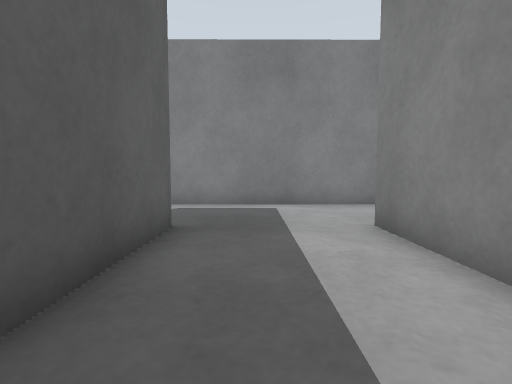
View 1 (above)

24 first-person views from a walk through a Gazebo world. The camera is 0.5 m above the floor, tilts 4° down and sees 85° across. Floor lines are 1 m apart. The floor is counted in squares, 0.5 m on a side. Each view is taken from the middle of a square. On the plan, view 1 faces up. The plan holds only what a view shows up to about 11 squares ahead; the rest is blank. The place goes on beyond the plan.

View 2
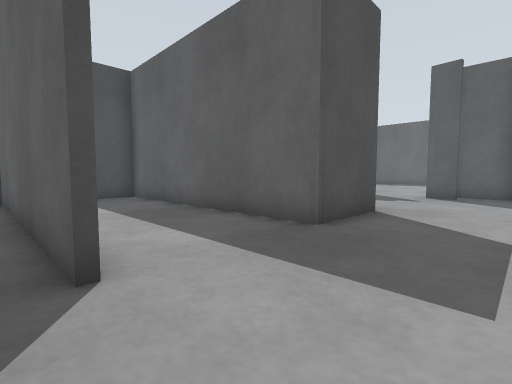

View 3
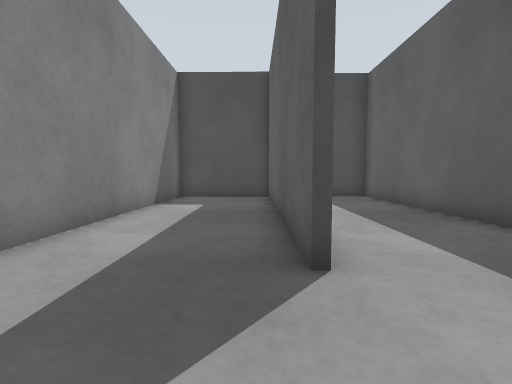

View 4
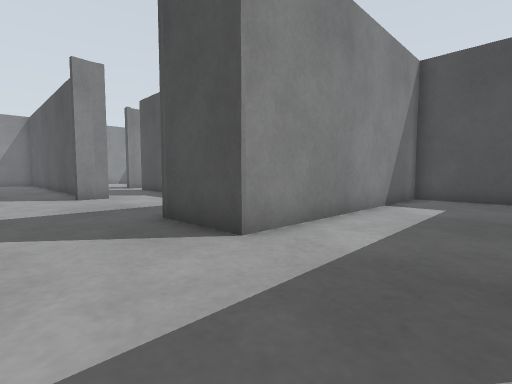

View 5
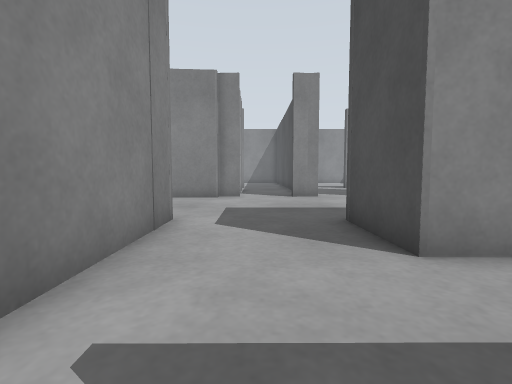

View 6
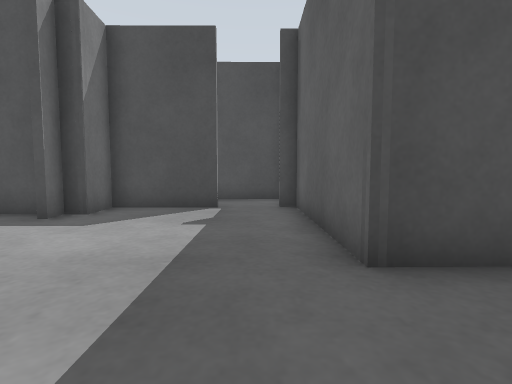

View 7
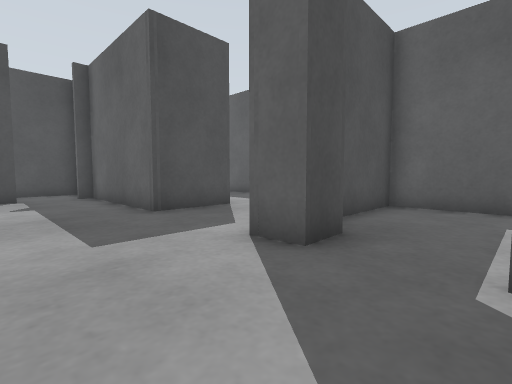

View 8
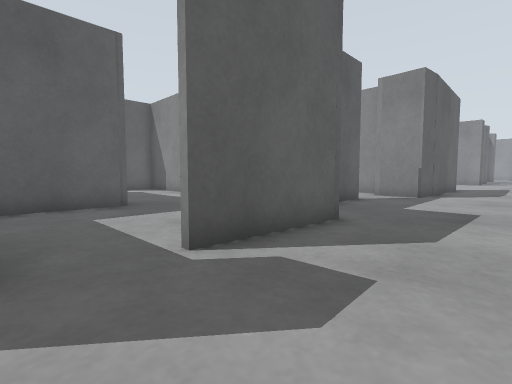

View 9
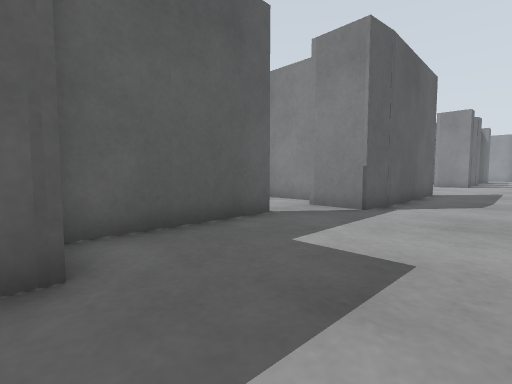

View 10
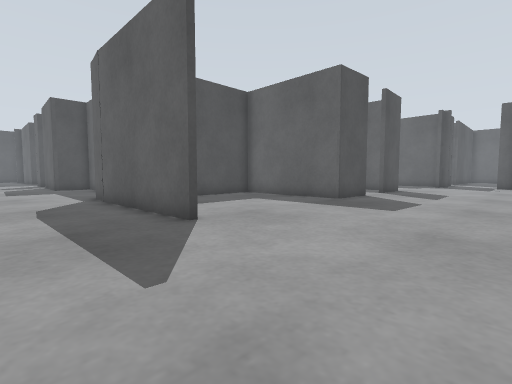

View 11
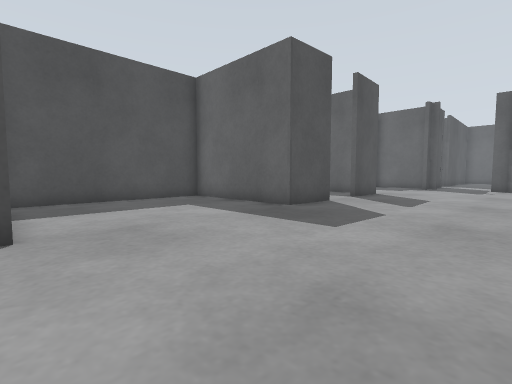

View 12
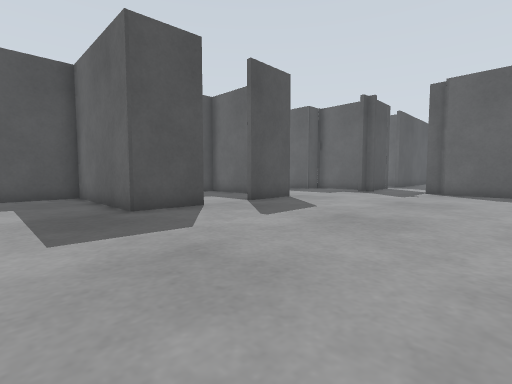

View 13
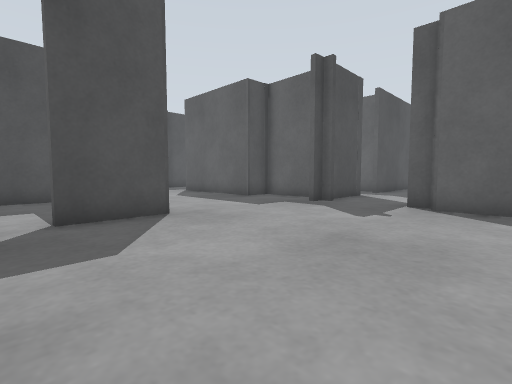

View 14
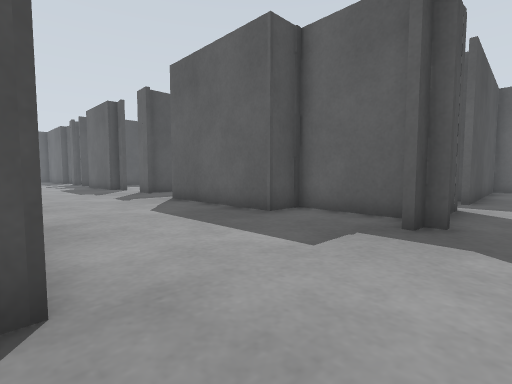

View 15
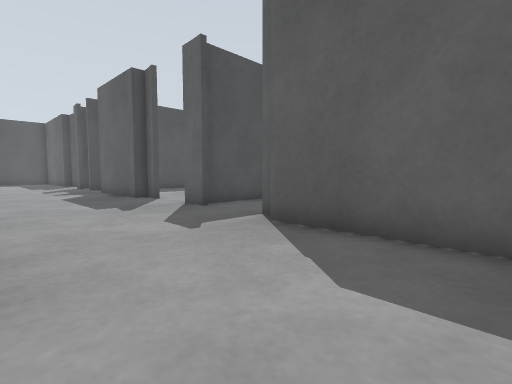

View 16
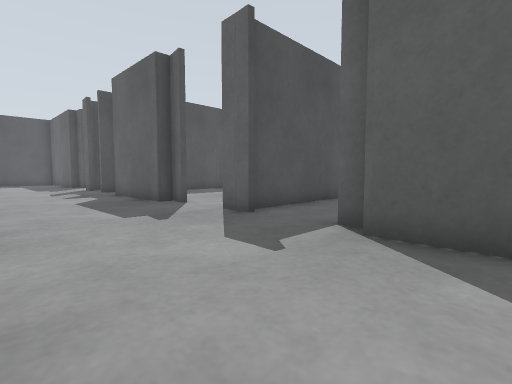

View 17
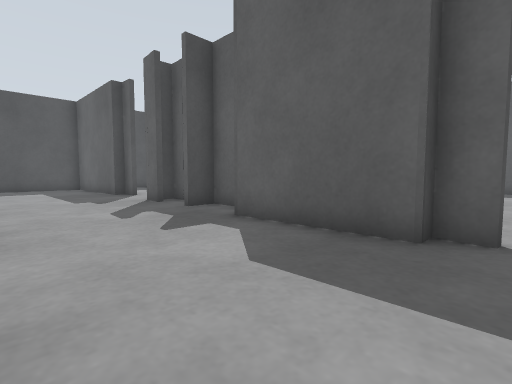

View 18
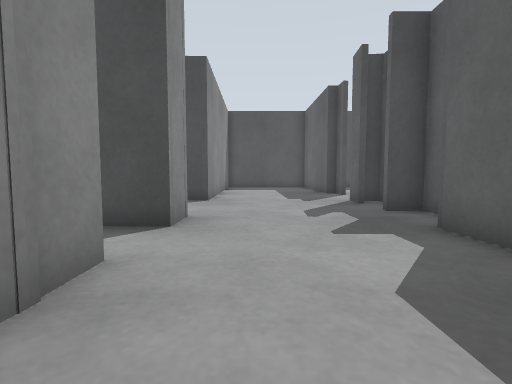

View 19
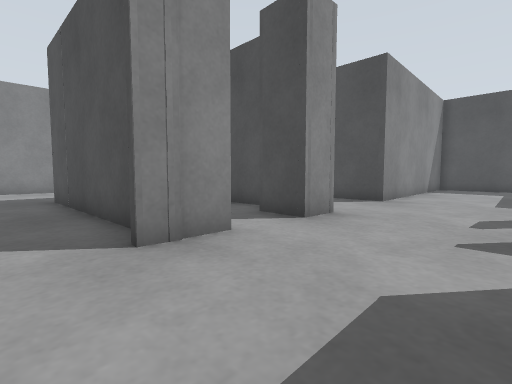

View 20
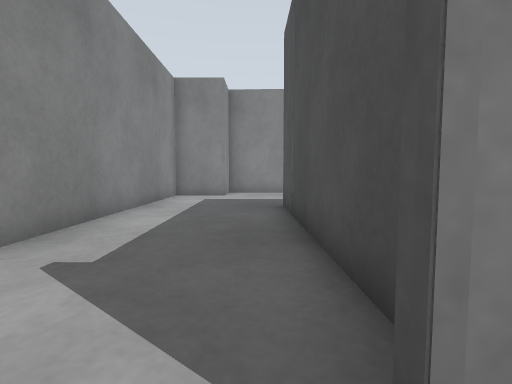

View 21
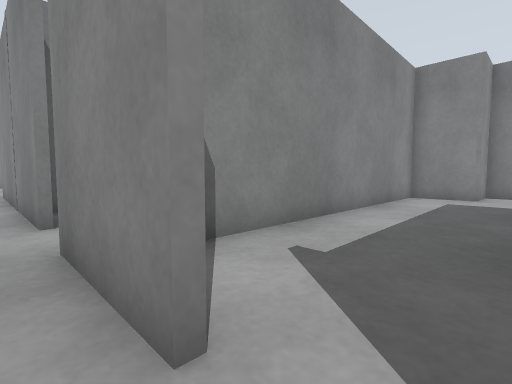

View 22
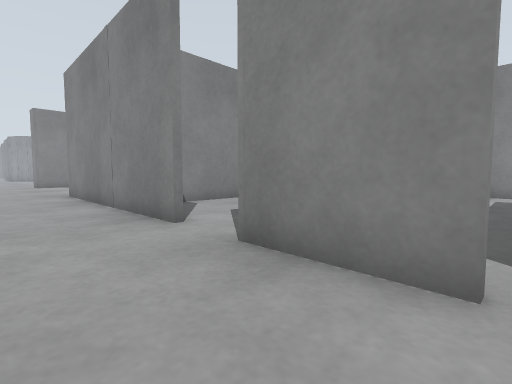

View 23
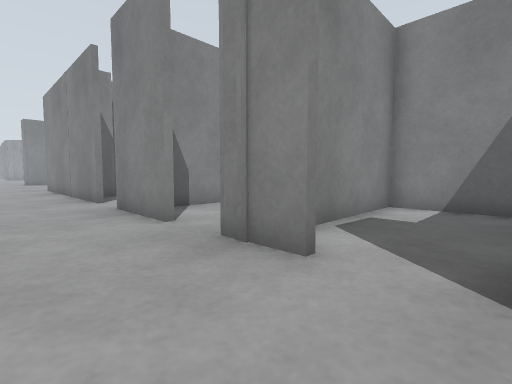

View 24
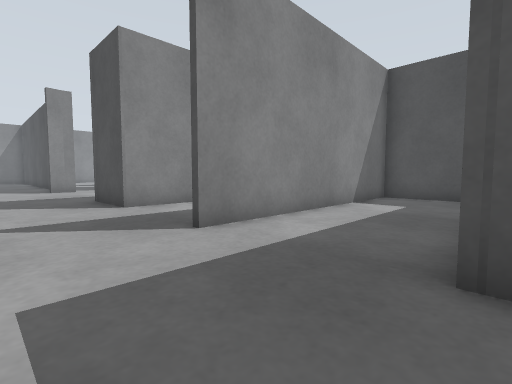

### Floor plan
Points are (right, up) in squares from view 1. A wall is a line through its corners. A room is listed if a view was taken in it or the views show most of it. See-through windows are left out.
Room 1 (views 1, 23, 24)
walls: (-1.6, 5.2) (-1.5, -3.3); (-4.3, 4.9) (-1.4, 4.9); (-4.4, 8.7) (-4.4, 9.9); (1.5, 8.7) (-2.7, 8.7); (-10.4, 7.4) (-10.3, 5.3); (-10.4, 8.8) (-10.4, 7.8); (-9.3, 11.5) (-9.3, 10.1); (-1.4, -3.6) (2.3, -3.6) (2.2, 5.3)
ways out: opening at (2, 7) to room 2; opening at (-6.5, 12.5) to room 3; opening at (-4, 11) to room 5; opening at (-6.5, 5)
Room 2 (views 2, 3, 4, 5, 6, 8)
walls: (8.8, 9.8) (8.8, 8.8) (1.5, 8.7); (2.4, 5.2) (2.4, -3.4) (6.1, -3.5) (6.3, 5.1) (8.8, 5.1) (8.8, 0.1); (11, 0.1) (14.1, 0.1) (14, 1.4) (14.5, 1.4); (14.2, 8.5) (14.1, 10.4); (9.1, -2.5) (11.5, -2.4)
ways out: opening at (2, 7) to room 1; opening at (12, 9.5) to room 3
Room 3 (views 7, 9, 10, 11, 12, 13, 14, 15, 16, 17, 18, 19, 20, 21, 22)
walls: (0, 28.8) (2.3, 28.9) (2.3, 23.7) (8.4, 23.7); (9, 23.8) (8.8, 22.3) (7, 22.3); (8.8, 29) (8.8, 23.4); (7.3, 20.3) (7.3, 15.8); (-4.3, 19.9) (-4.2, 28.7) (-1.9, 28.8); (9, 15.7) (8.9, 11.8); (8.8, 15.3) (7.1, 15.3) (7.1, 17.5) (-3, 17.4); (-4.3, 15.2) (-4.3, 18); (-9.7, 30) (-9.7, 29.6) (-9.2, 29.6); (-9.8, 20.9) (-9.9, 20.3); (-10.5, 29) (-10.6, 26.2) (-9.4, 26.2) (-9.4, 21.1); (-10.6, 29.7) (-9.7, 29.7); (-3.3, 13.1) (3.3, 13.2); (-9.7, 33.1) (-9.7, 32.4); (-9.7, 18) (-9.7, 16.9); (-9.4, 35.4) (-9.4, 33.1); (-4.4, 11.8) (-4.3, 13.7); (-11.5, 17.6) (-10.1, 17.6); (-9.8, 14.8) (-9.9, 13.9) (-9.3, 13.9) (-9.3, 11.5)
ways out: opening at (-6.5, 12.5) to room 1; opening at (12, 9.5) to room 2; opening at (6, 12.5) to room 4; opening at (9, 11) to room 4; opening at (-10, 31.5); opening at (-5, 19.5); opening at (-0.5, 29); opening at (7, 21)
Room 4 (no view inside)
walls: (7.6, 9.8) (8.8, 9.8); (3.3, 13.2) (3.3, 8.9) (6.3, 9)
ways out: opening at (6, 12.5) to room 3; opening at (9, 11) to room 3
Room 5 (no view inside)
walls: (-2.1, 8.9) (-0.7, 8.9); (-4.4, 9.9) (-2.9, 9.8); (1.4, 10.3) (1.4, 13) (-2.5, 12.9)
ways out: opening at (-4, 11) to room 1

Where each view was taken, in squares from view 1:
view 1: 0 up, 0 right, facing up
view 2: 8 up, 3 right, facing down-left
view 3: 8 up, 3 right, facing down
view 4: 8 up, 3 right, facing down-right
view 5: 7 up, 3 right, facing right
view 6: 8 up, 10 right, facing down
view 7: 12 up, 12 right, facing down-left
view 8: 10 up, 12 right, facing up-left
view 9: 15 up, 12 right, facing up-left
view 10: 34 up, 12 right, facing down-left
view 11: 34 up, 9 right, facing down-left
view 12: 36 up, 5 right, facing down-left
view 13: 35 up, 1 left, facing down-left
view 14: 31 up, 4 left, facing down-left
view 15: 25 up, 5 left, facing down-left
view 16: 23 up, 5 left, facing down-left
view 17: 15 up, 5 left, facing down-left
view 18: 15 up, 6 left, facing down
view 19: 15 up, 8 left, facing down-right
view 20: 14 up, 5 left, facing right
view 21: 14 up, 5 left, facing up-right
view 22: 15 up, 7 left, facing up-right
view 23: 10 up, 7 left, facing up-right
view 24: 8 up, 2 left, facing down-right
